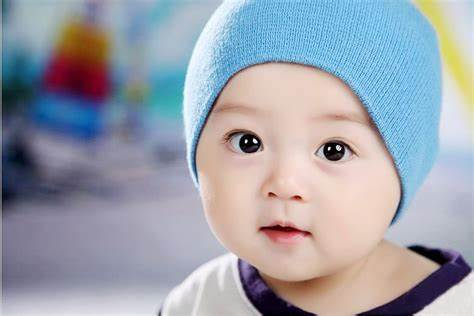
#> input picture input/image/test.jpeg, 474 x 316 px, given in place of BadApple.mp4, which was not available
$ python main.py
#> lines starting #> are read from the running program, lines starting #| are printed output that depends on the picture; after the words box and inside, x2 and y2 are one past the last pixel; in counts of white or black regions, pixels touching at a corner belong together; pictures that were not available may be replaced by others from this repository, and a replacement may not be noted
#> in vid_apple, frame is the input picture: shape (316, 474, 3); mean B, G, R 172.3, 161.6, 157.3
### graying.py
import cv2

input_path = 'input/image/'
output_path = 'output/image/graying/'


# [10 lines left out: functions Gary, gray, not called in this run]


def img_gray(im):
    return cv2.cvtColor(im, cv2.COLOR_BGR2GRAY)
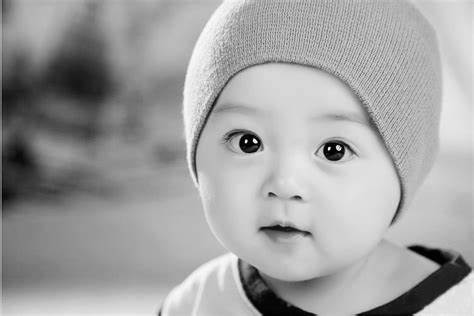
#> returned value: shape (316, 474); min 0, max 254, mean 161.6


'''

im = cv2.imread(input_path + 'BadApple.jpg')

cv2.imshow('im', im)
cv2.waitKey(0)
cv2.destroyAllWindows()

gray = cv2.cvtColor(im, cv2.COLOR_BGR2GRAY)

cv2.imshow('Bad Apple', gray)
cv2.waitKey(0)
cv2.destroyAllWindows()

cv2.imwrite(output_path + "GrayApple.jpg", gray)

'''

### binarization.py
import cv2

import graying

input_path = 'output/image/graying/'
output_path = 'output/image/binarization/'


# [10 lines left out: functions Bin, bin, not called in this run]


def img_bin(im):
    ret, binary = cv2.threshold(graying.img_gray(im), 127, 225, cv2.THRESH_BINARY)
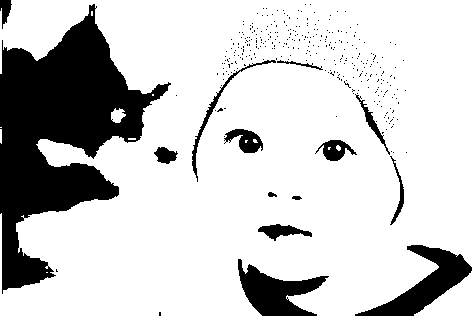
#> binary: shape (316, 474); values 0 (black) and 225 (white), 79.9% white; 329 black regions (315 under 20 px), largest, box (x1, y1, x2, y2) and area: (0, 4, 171, 294) 21321, (355, 245, 472, 316) 2836, (238, 259, 329, 316) 2449
    return binary


'''

im = cv2.imread(input_path + 'GrayApple.jpg')

ret, binary = cv2.threshold(im, 127, 255, cv2.THRESH_BINARY)

cv2.imshow('Bad Apple', binary)
cv2.waitKey(0)
cv2.destroyAllWindows()

cv2.imwrite(output_path + "BinaryApple.jpg", binary)

'''

### characterization.py
import cv2

import binarization

input_path = 'output/image/binarization/'
output_path = 'output/image/characterization/'


# [31 lines left out: functions Cha, cha, not called in this run]


def img_cha(im):
    im = cv2.resize(binarization.img_bin(im), (175 * 3, 88 * 2))
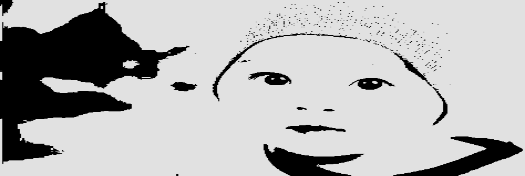
#> im: shape (176, 525); min 0, max 225, mean 179.8
    res = ""
    for i in im:
        for j in i:
            if j == 0:
                res += '.'
            else:
                res += '@'
        res += '\n'
    return res


'''

f = open(output_path + 'CharApple.txt', 'w')

im = cv2.imread(input_path + 'BinaryApple.jpg')
im = cv2.resize(im, (192 * 2, 120 * 2))

str = ""

for i in im:
    for j in i:
        if j[0] == 0:
            str += '.'
        else:
            str += '@'
    str += '\n'

f.write(str)
f.close()

'''

### main.py
#!/usr/bin/env python3
import os

import cv2

import graying
import binarization
import characterization

video_path = 'input/video/'


def print_hi(name):
    # Use a breakpoint in the code line below to debug your script.
    print(f'Hi, {name}')  # Press ⌘F8 to toggle the breakpoint.


def img_apple(str):
    graying.Gary(str)  # 灰度化
    binarization.Bin()  # 二值化
    characterization.Cha()  # 字符化


def apple_str(str):
    return characterization.cha(str)


def apple_img(img):
    return characterization.img_cha(img)


def vid_apple(vid):
    vid = cv2.VideoCapture(video_path + vid)
    ret, frame = vid.read()
    while ret:
        # os.system('cls')
        s = apple_img(frame)
        print(s)
        ret, frame = vid.read()
        # cv2.waitKey(1)
        # 6573 frames


# Press the green button in the gutter to run the script.
if __name__ == '__main__':
    print_hi('PyCharm')
    # [5 lines of commented-out code are left out]

    video = 'BadApple.mp4'
    vid_apple(video)

# See PyCharm help at https://www.jetbrains.com/help/pycharm/
